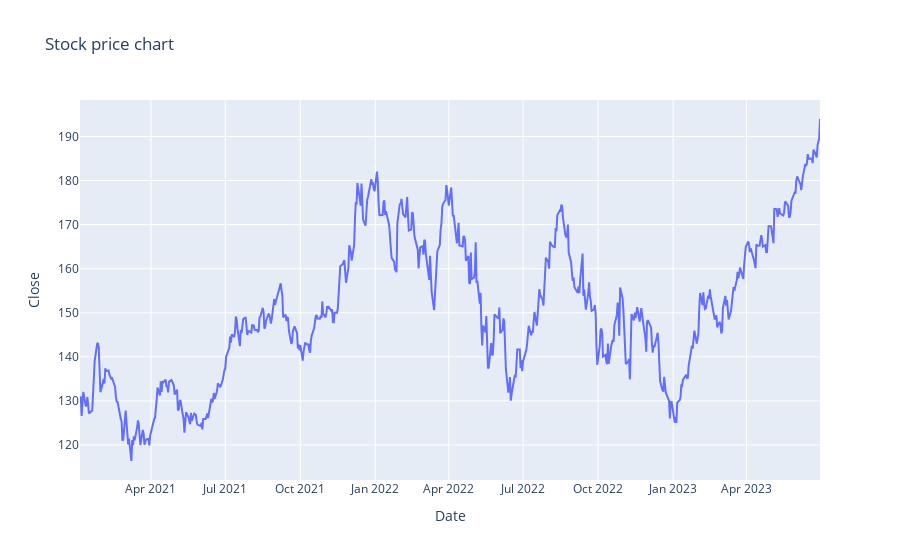

Notebook code for this chart:
### Code cell
fig = px.line(stock_data,  y="Close", title='Stock price chart')
fig.show()

### Figure 1 — Plotly figure (JSON) as saved in the notebook; plotly's stock layout.template omitted (floating-point values rounded to 4 significant figures; data arrays with more than 128 entries replaced by an {"elided": "..."} marker saying what was removed)
{"data": [{"hovertemplate": "Date=%{x}<br>Close=%{y}<extra></extra>", "legendgroup": "", "line": {"color": "#636efa", "dash": "solid"}, "marker": {"symbol": "circle"}, "mode": "lines", "name": "", "orientation": "v", "showlegend": false, "type": "scatter", "x": {"elided": "627 str values"}, "xaxis": "x", "y": {"elided": "627 float values"}, "yaxis": "y"}], "layout": {"legend": {"tracegroupgap": 0}, "title": {"text": "Stock price chart"}, "xaxis": {"anchor": "y", "domain": [0, 1], "title": {"text": "Date"}}, "yaxis": {"anchor": "x", "domain": [0, 1], "title": {"text": "Close"}}}}
